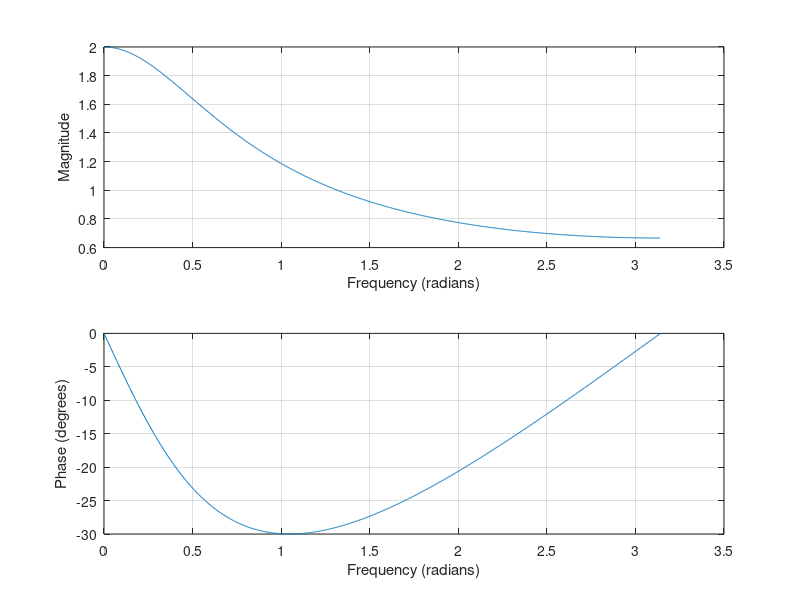
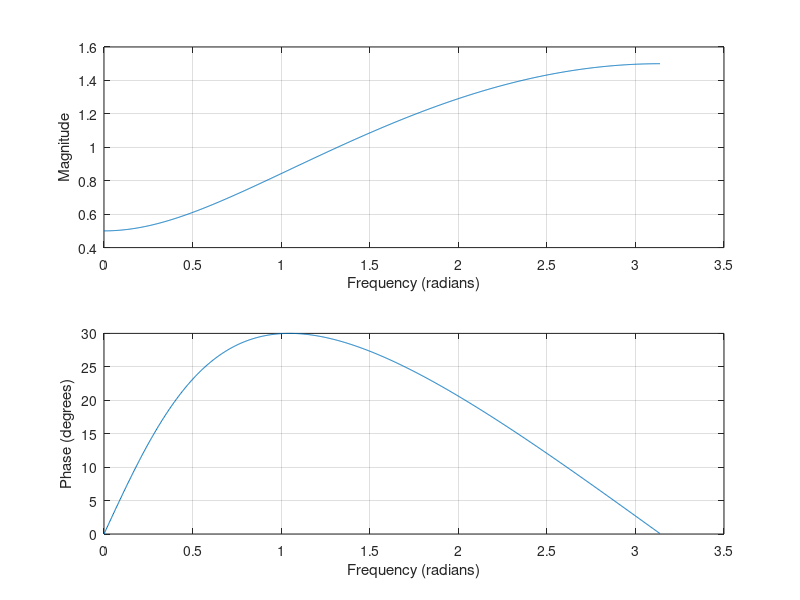
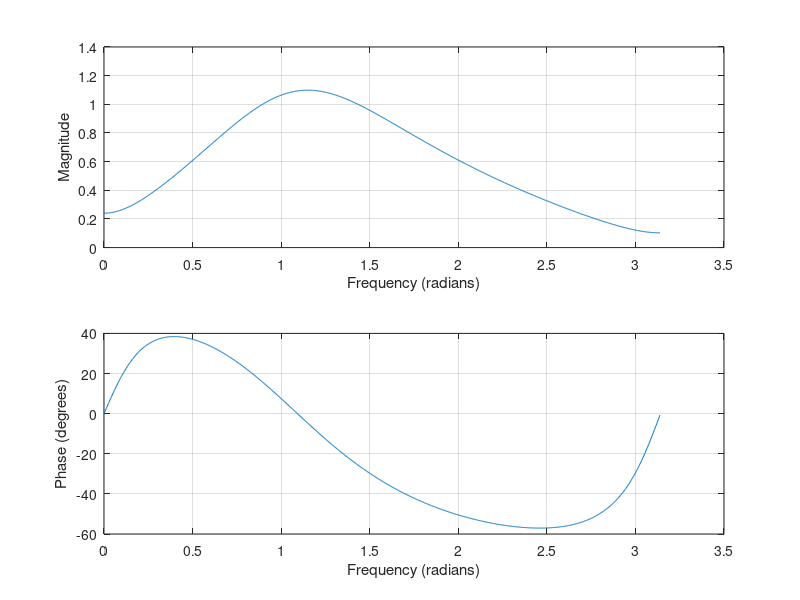
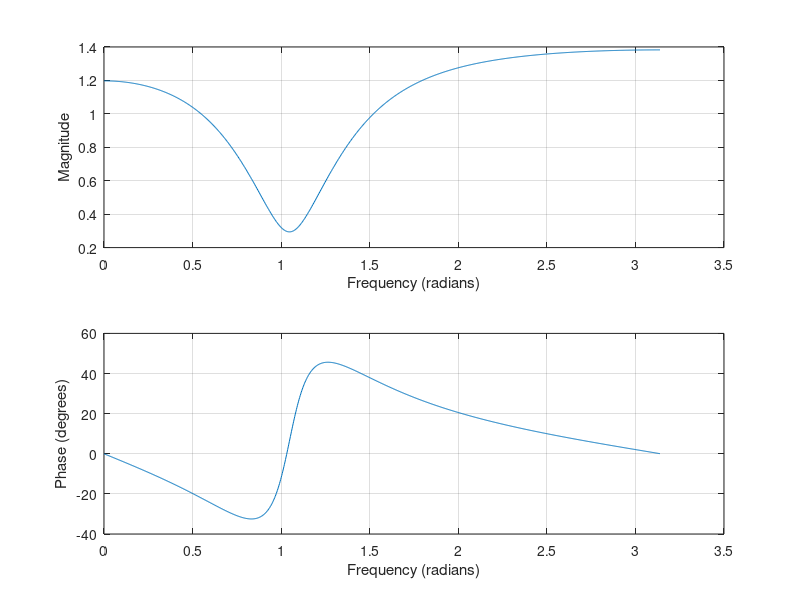

Recreate these plots in MATLAB, in order.
% MATLAB Program 6.2 for Example 6.12
% Plot the magnitude frequency response and phase response
% Case a
  figure (1)
  [h w] = freqz([1],[1 -0.5],1024);    % calculate frequency response
  phi=180*unwrap(angle(h))/pi;      
  subplot(2,1,1), plot(w,abs(h)),grid; xlabel('Frequency (radians)'), ylabel('Magnitude')
  subplot(2,1,2), plot(w,phi),grid; xlabel('Frequency (radians)'), ylabel('Phase (degrees)')
% Case b
  figure (2)
  [h w] = freqz([1 -0.5],[1],1024);  %calculate frequency response
  phi=180*unwrap(angle(h))/pi;
  subplot(2,1,1), plot(w,abs(h)),grid;xlabel('Frequency (radians)'), ylabel('Magnitude')
  subplot(2,1,2), plot(w,phi),grid; xlabel('Frequency (radians)'), ylabel('Phase (degrees)')
% Case c
  figure (3)
  [h w] = freqz([0.5 0 -0.32],[1 -0.5 0.25],1024); % calculate frequency response
  phi=180*unwrap(angle(h))/pi;
  subplot(2,1,1), plot(w,abs(h)),grid; xlabel('Frequency (radians)'), ylabel('Magnitude')
  subplot(2,1,2), plot(w,phi),grid; xlabel('Frequency (radians)'), ylabel('Phase (degrees)')
% Case d
  figure (4)
  [h w] = freqz([1 -0.9 0.81], [1 -0.6 0.36],1024); %calculate frequency response
  phi=180*unwrap(angle(h))/pi;
  subplot(2,1,1), plot(w,abs(h)),grid; xlabel('Frequency (radians)'), ylabel('Magnitude')
  subplot(2,1,2), plot(w,phi),grid; xlabel('Frequency (radians)'), ylabel('Phase (degrees)')
%
